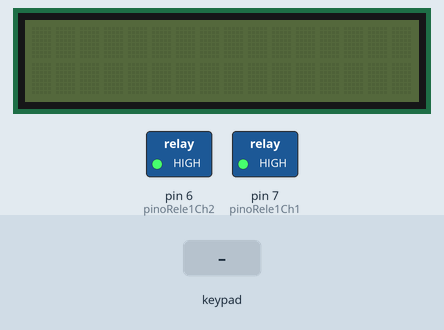
Simulated run of this sketch. Board: Arduino Mega 2560, built with avr-gcc and run on an emulated ATmega2560. Shown: 16×2 character LCD, switched loads named in the sketch (green lamp = pin HIGH). The inputs (shaded band) are chosen by the test bench. What the sketch prints to the serial monitor is not drawn.

Above: at 1.2 s.
1.3 s: key 'A' pressed
At 2.1 s:
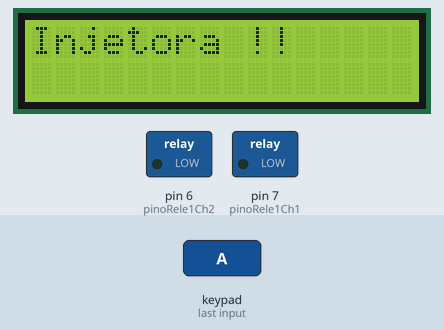
2.8 s: key 'C' pressed
At 3.1 s:
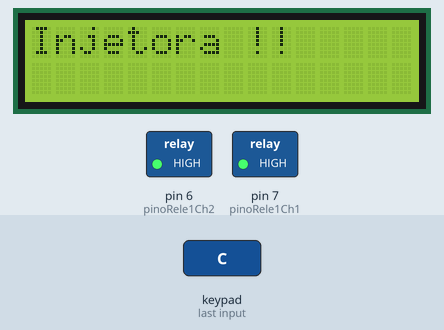
Timing chart, 0 to 5.8 s (numbered marks = the images above; inputs shaded):
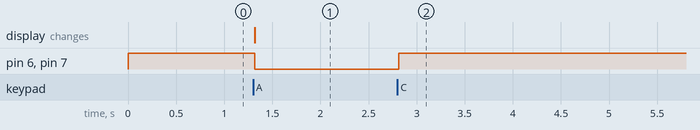

The sketch:

Display_Teclado_v2.ino
```cpp
// (licence header left out)
#include <Keypad.h> // Biblioteca do codigo
#include <Wire.h>
#include <LiquidCrystal_I2C.h>
//Inicializa o display no endereco 0x27
LiquidCrystal_I2C lcd(0x27,16,2);

const byte LINHAS = 4; // Linhas do teclado
const byte COLUNAS = 4; // Colunas do teclado

const char TECLAS_MATRIZ[LINHAS][COLUNAS] = { // Matriz de caracteres (mapeamento do teclado)
  {'1', '2', '3', 'A'},
  {'4', '5', '6', 'B'},
  {'7', '8', '9', 'C'},
  {'*', '0', '#', 'D'}
};

//const byte PINOS_COLUNAS[COLUNAS] = {31, 33, 35, 37}; // Pinos de conexao com as linhas do teclado
//const byte PINOS_LINHAS[LINHAS] = {39, 41, 43, 45}; // Pinos de conexao com as colunas do teclado
//const byte PINOS_LINHAS[LINHAS] = {31, 33, 35, 37}; // Pinos de conexao com as linhas do teclado
//const byte PINOS_COLUNAS[COLUNAS] = {39, 41, 43, 45}; // Pinos de conexao com as colunas do teclado


const byte PINOS_LINHAS[COLUNAS] = {45, 43, 41, 39}; // Pinos de conexao com as linhas do teclado
const byte PINOS_COLUNAS[LINHAS] = {37, 35, 33, 31}; // Pinos de conexao com as colunas do teclado

Keypad teclado_personalizado = Keypad(makeKeymap(TECLAS_MATRIZ), PINOS_LINHAS, PINOS_COLUNAS, LINHAS, COLUNAS); // Inicia teclado


const int pinoRele1Ch1 = 7; //PINO DIGITAL UTILIZADO PELO MÓDULO RELÉ (CANAL 1)
const int pinoRele1Ch2 = 6; //PINO DIGITAL UTILIZADO PELO MÓDULO RELÉ (CANAL 2)

void setup() {
  Serial.begin(9600); // Inicia porta serial

  pinMode(pinoRele1Ch1, OUTPUT); //DEFINE O PINO COMO SAÍDA
  pinMode(pinoRele1Ch2, OUTPUT); //DEFINE O PINO COMO SAÍDA

  digitalWrite(pinoRele1Ch1, HIGH); //MÓDULO RELÉ INICIA DESLIGADO
  digitalWrite(pinoRele1Ch2, HIGH); //MÓDULO RELÉ INICIA DESLIGADO

  lcd.init();
  lcd.setBacklight(LOW);
}

void loop() {

  char leitura_teclas = teclado_personalizado.getKey(); // Atribui a variavel a leitura do teclado

  if (leitura_teclas) { // Se alguma tecla foi pressionada
     Serial.println(leitura_teclas); // Imprime a tecla pressionada na porta serial
     lcd.setBacklight(HIGH);
     lcd.setCursor(0,0);
     lcd.print("Injetora !!");
     lcd.setCursor(0,1);
     //lcd.print(leitura_teclas);
     if(leitura_teclas == 'A')
     {
     // lcd.print("FUNCIONOU !!");
      digitalWrite(pinoRele1Ch1, LOW); //MÓDULO RELÉ INICIA DESLIGADO
      digitalWrite(pinoRele1Ch2, LOW); //MÓDULO RELÉ INICIA DESLIGADO
     }
       if(leitura_teclas == 'C')
     {
      //lcd.print("FUNCIONOU !!");
      digitalWrite(pinoRele1Ch1, HIGH); //MÓDULO RELÉ INICIA DESLIGADO
      digitalWrite(pinoRele1Ch2, HIGH); //MÓDULO RELÉ INICIA DESLIGADO
     }
  }
}
```

Measured:
- after the input at 1.3 s, pin 6 (pinoRele1Ch2), pin 7 (pinoRele1Ch1): HIGH → LOW at once; the display: changes at once (image 1)
- after the input at 2.8 s, pin 6 (pinoRele1Ch2), pin 7 (pinoRele1Ch1): LOW → HIGH at once
